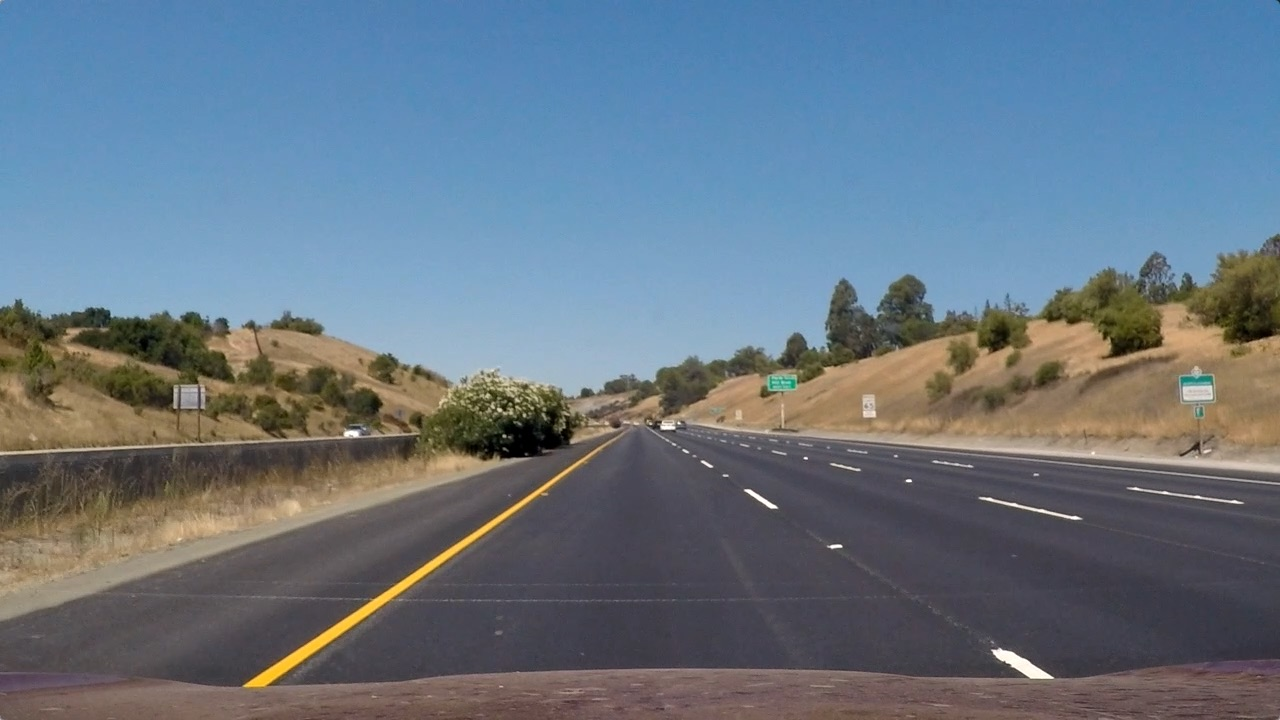
#> input picture CarND-Advanced-Lane-Lines/test_images/straight_lines1.jpg, 1280 x 720 px
$ python -i binary.py   (imports and definitions only)   (older library calls are emulated)
#> lines starting #> are read from the running program, lines starting #| are printed output that depends on the picture; after the words box and inside, x2 and y2 are one past the last pixel; in counts of white or black regions, pixels touching at a corner belong together
import os
import cv2
import numpy as np
import matplotlib.image as mpimg

from utils import write_img_pair
from calib import calibrate, undistort

def gen_binary_image(img, hls_thresh=([0, 70, 70], [50, 255, 255]), sx_thresh=(20, 100)):
#> called with hls_thresh = ([0, 70, 70], [50, 255, 255]), sx_thresh = (20, 100)
	binary_result = np.zeros_like(img[:,:,0])

	hls = cv2.cvtColor(img, cv2.COLOR_RGB2HLS)
#> hls: shape (720, 1280, 3); mean of channels 0, 1, 2 85.5, 117, 67
	h_channel = hls[:,:,0]
	l_channel = hls[:,:,1]
	s_channel = hls[:,:,2]
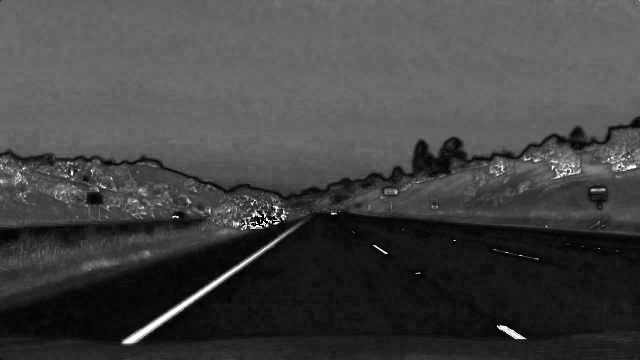
#> s_channel: shape (720, 1280) (shown at 1/2 size); min 0, max 255, mean 67

	# Color thresholding
	color_binary = cv2.inRange(hls, np.array(hls_thresh[0]), np.array(hls_thresh[1]))
#> color_binary: shape (720, 1280); 5.5% white; 912 white regions (808 under 20 px), largest, box (x1, y1, x2, y2) and area: (708, 258, 1280, 429) 19392, (243, 446, 603, 690) 4972, (1055, 400, 1280, 445) 3691
	color_binary[color_binary == 255] = 1
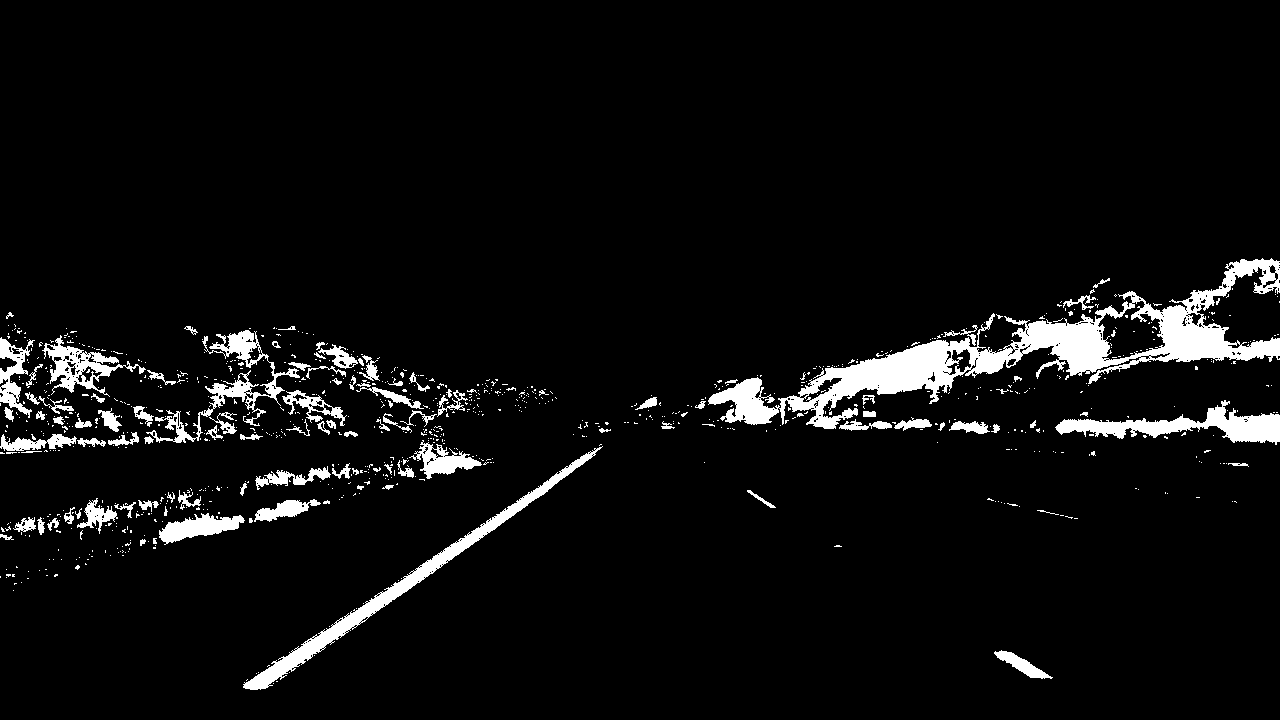
#> color_binary: shape (720, 1280); values 0 (black) and 1 (white), 5.5% white; 912 white regions (808 under 20 px), largest, box (x1, y1, x2, y2) and area: (708, 258, 1280, 429) 19392, (243, 446, 603, 690) 4972, (1055, 400, 1280, 445) 3691

	# Apply Sobel gradient along X
	sobelx = cv2.Sobel(l_channel, cv2.CV_64F, 1, 0)
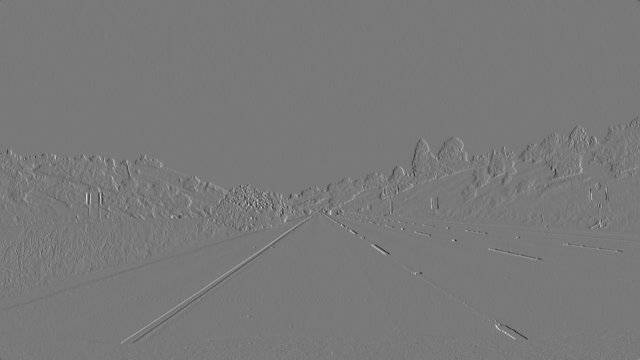
#> sobelx: shape (720, 1280) float64 (shown at 1/2 size); min -605, max 667, mean -0.1; drawn with min black and max white
	abs_sobelx = np.absolute(sobelx)
	scaled_sobel = np.uint8(255*abs_sobelx/np.max(abs_sobelx))
	sxbinary = np.zeros_like(scaled_sobel)
	sxbinary[(scaled_sobel >= sx_thresh[0]) & (scaled_sobel <= sx_thresh[1])] = 1

	# Combine results
	binary_result = np.logical_or(color_binary, sxbinary)
#> binary_result: shape (720, 1280) bool; 8.8% white; 2234 white regions (1998 under 20 px), largest, box (x1, y1, x2, y2) and area: (685, 250, 1280, 429) 22977, (146, 316, 383, 445) 6997, (241, 431, 626, 690) 5419
	binary_result = binary_result.astype(np.uint8)
	color_binary_result = np.dstack(( np.zeros_like(sxbinary), sxbinary, color_binary)) * 255
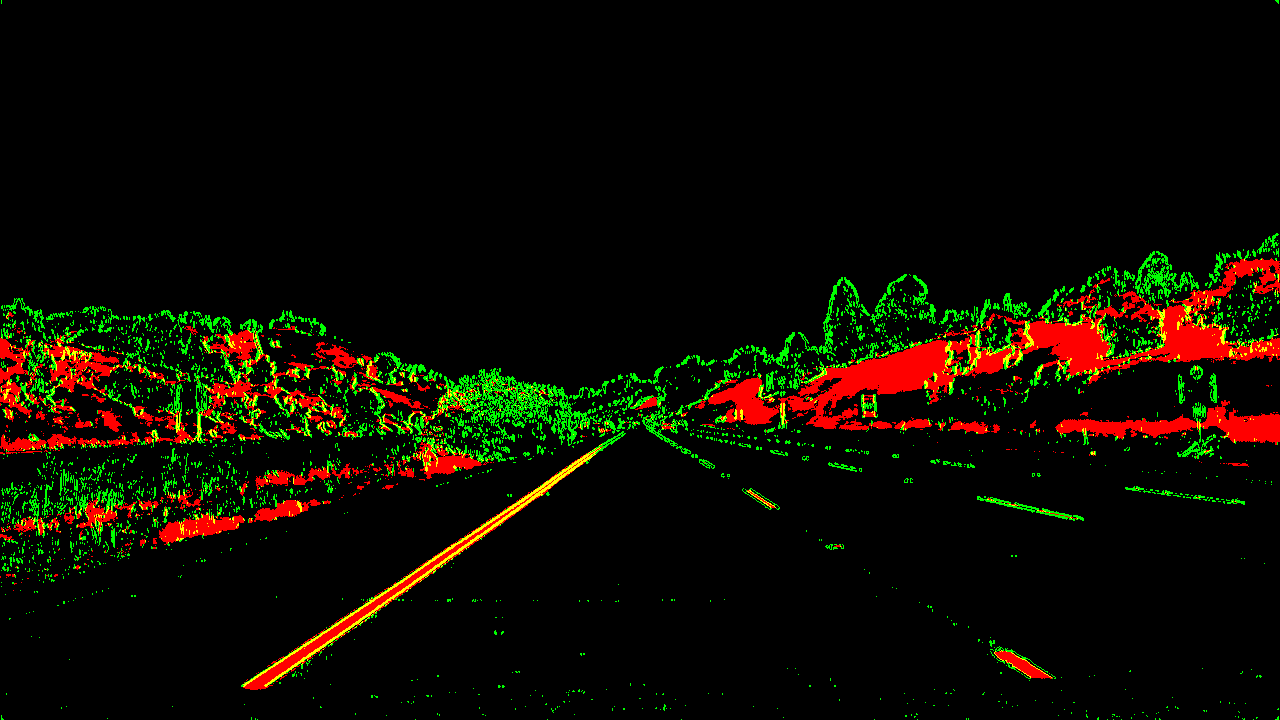
#> color_binary_result: shape (720, 1280, 3); mean of channels 0, 1, 2 0, 10.7, 13.9; drawn as B, G, R

	return binary_result, color_binary_result

# [17 lines not run here, left out]

>>> import cv2
>>> picture = cv2.cvtColor(cv2.imread('test_images/straight_lines1.jpg'), cv2.COLOR_BGR2RGB)
>>> result = gen_binary_image(picture)

$ run again, on CarND-Advanced-Lane-Lines/test_images/test3.jpg
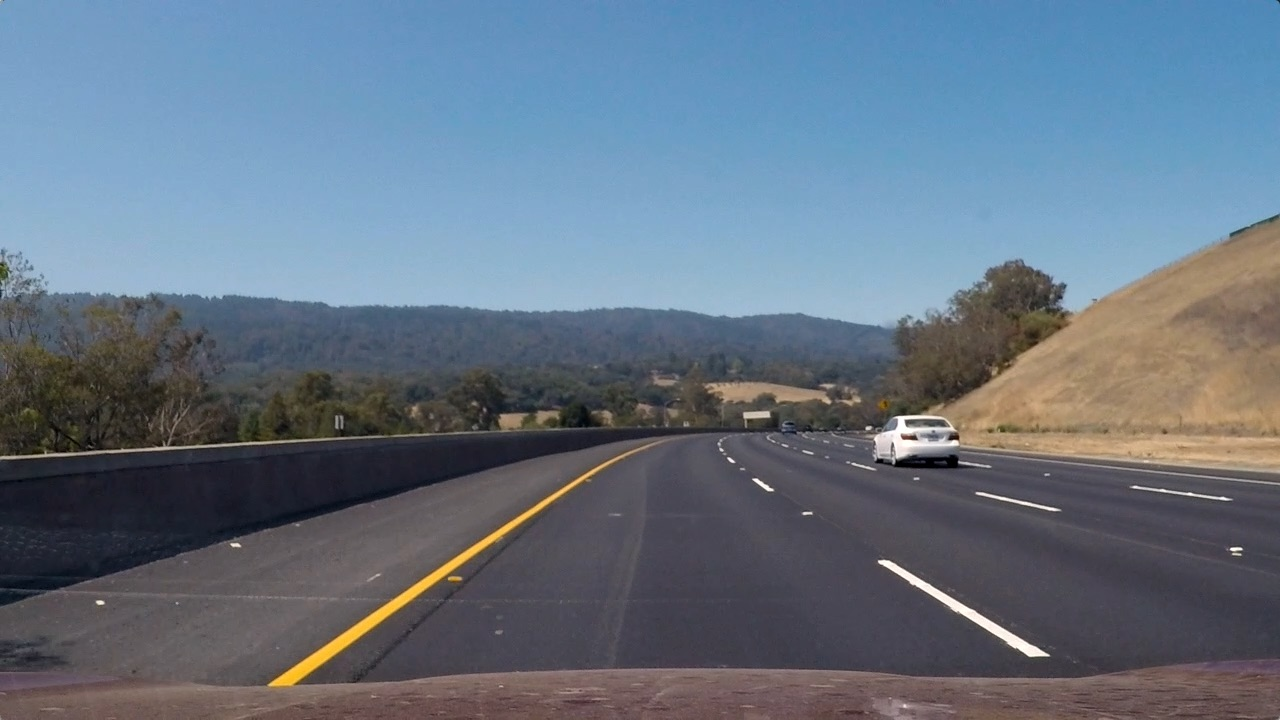
#> input picture CarND-Advanced-Lane-Lines/test_images/test3.jpg, 1280 x 720 px
#> hls: shape (720, 1280, 3); mean of channels 0, 1, 2 94.8, 115.7, 62.1
#> in gen_binary_image, `color_binary[color_binary == 255] = 1`:
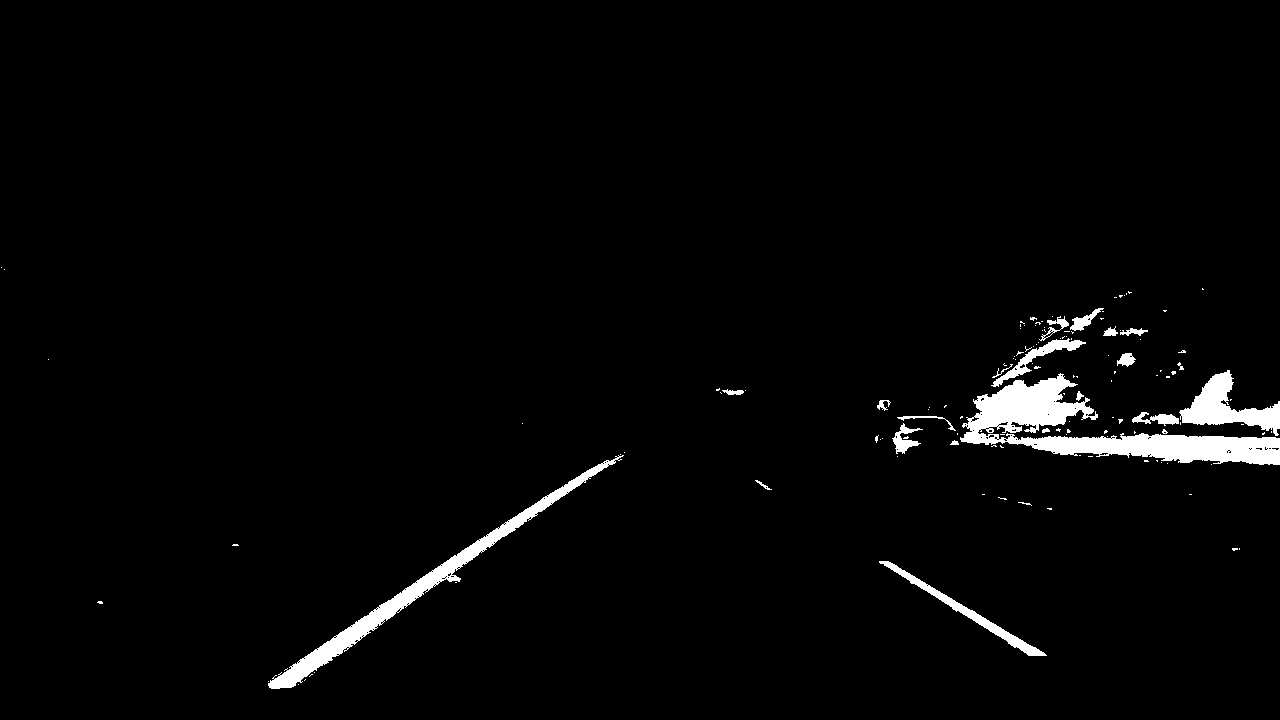
#> color_binary: shape (720, 1280); values 0 (black) and 1 (white), 2.5% white; 131 white regions (109 under 20 px), largest, box (x1, y1, x2, y2) and area: (960, 373, 1280, 465) 10120, (268, 455, 624, 689) 5404, (1179, 370, 1280, 436) 2663
#> binary_result: shape (720, 1280) bool; 4.7% white; 2321 white regions (2148 under 20 px), largest, box (x1, y1, x2, y2) and area: (864, 373, 1280, 468) 11688, (266, 444, 651, 689) 5690, (1129, 370, 1280, 436) 3071
#> in gen_binary_image, `color_binary_result = np.dstack(( np.zeros_like(sxbinary), sxbinary, c..`:
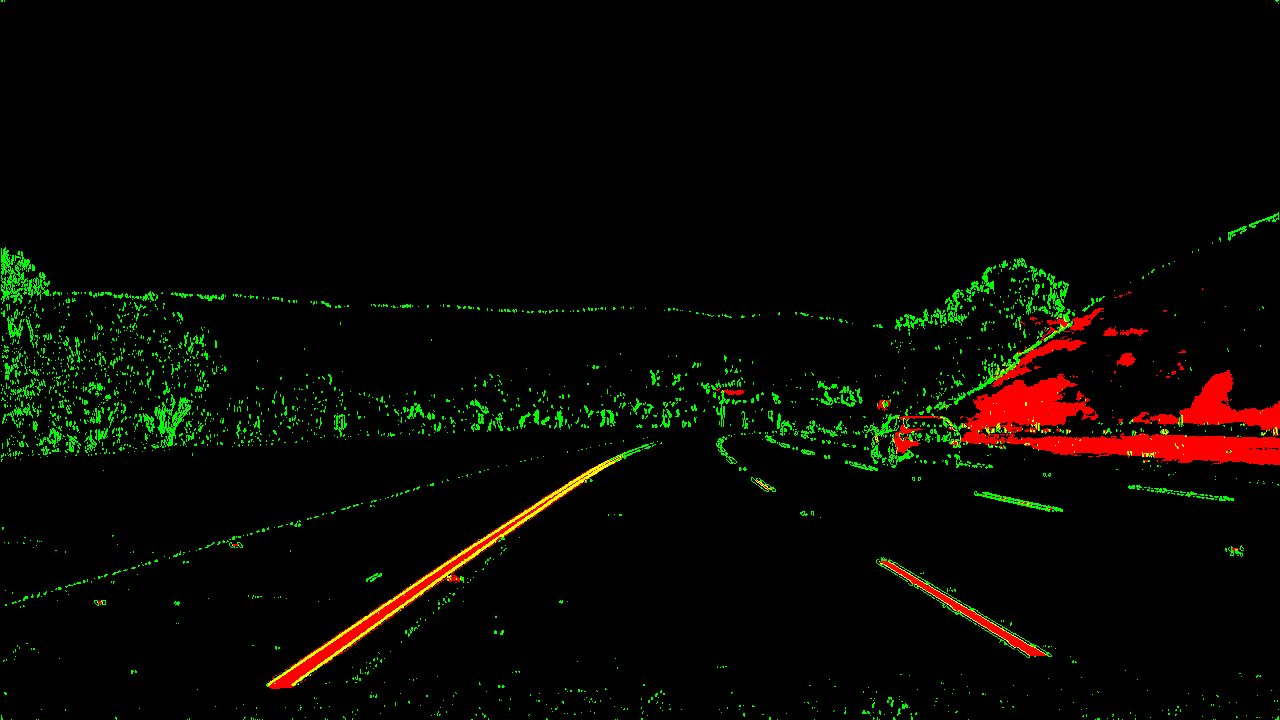
#> color_binary_result: shape (720, 1280, 3); mean of channels 0, 1, 2 0, 6.5, 6.4; drawn as B, G, R

$ run again, on CarND-Advanced-Lane-Lines/test_images/test4.jpg
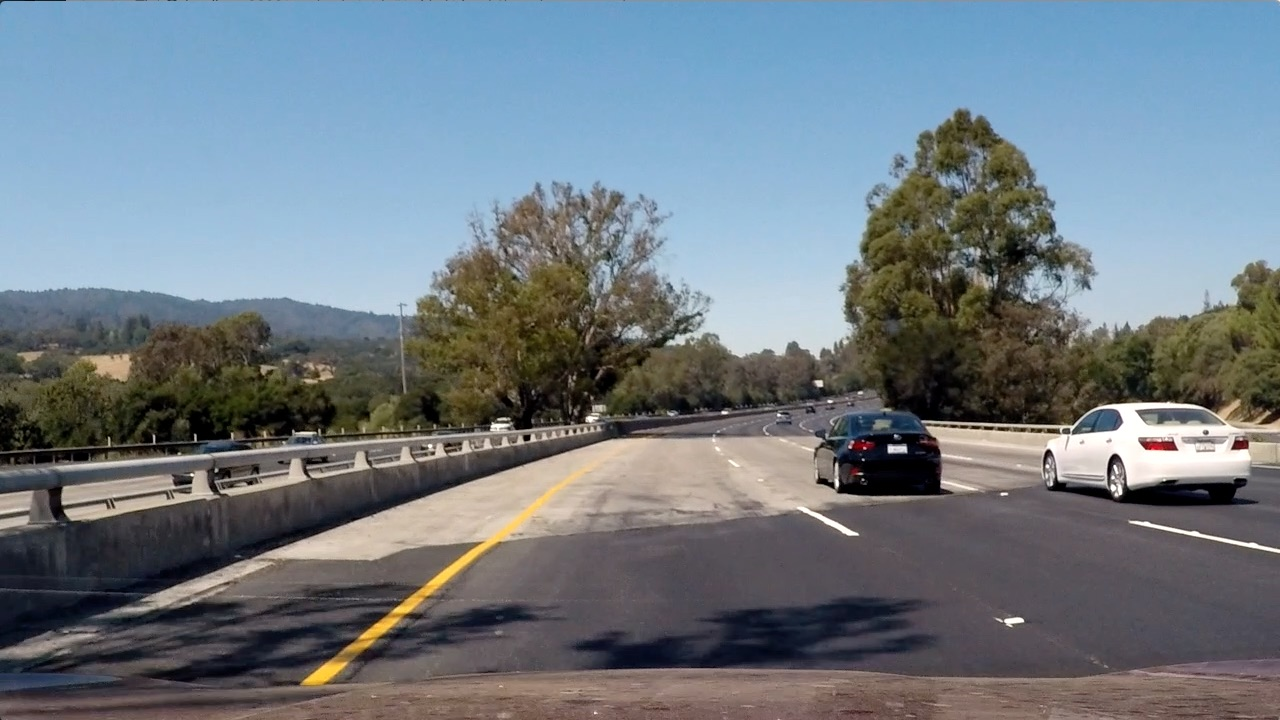
#> input picture CarND-Advanced-Lane-Lines/test_images/test4.jpg, 1280 x 720 px
#> hls: shape (720, 1280, 3); mean of channels 0, 1, 2 80.5, 121.4, 71.8
#> in gen_binary_image, `color_binary[color_binary == 255] = 1`:
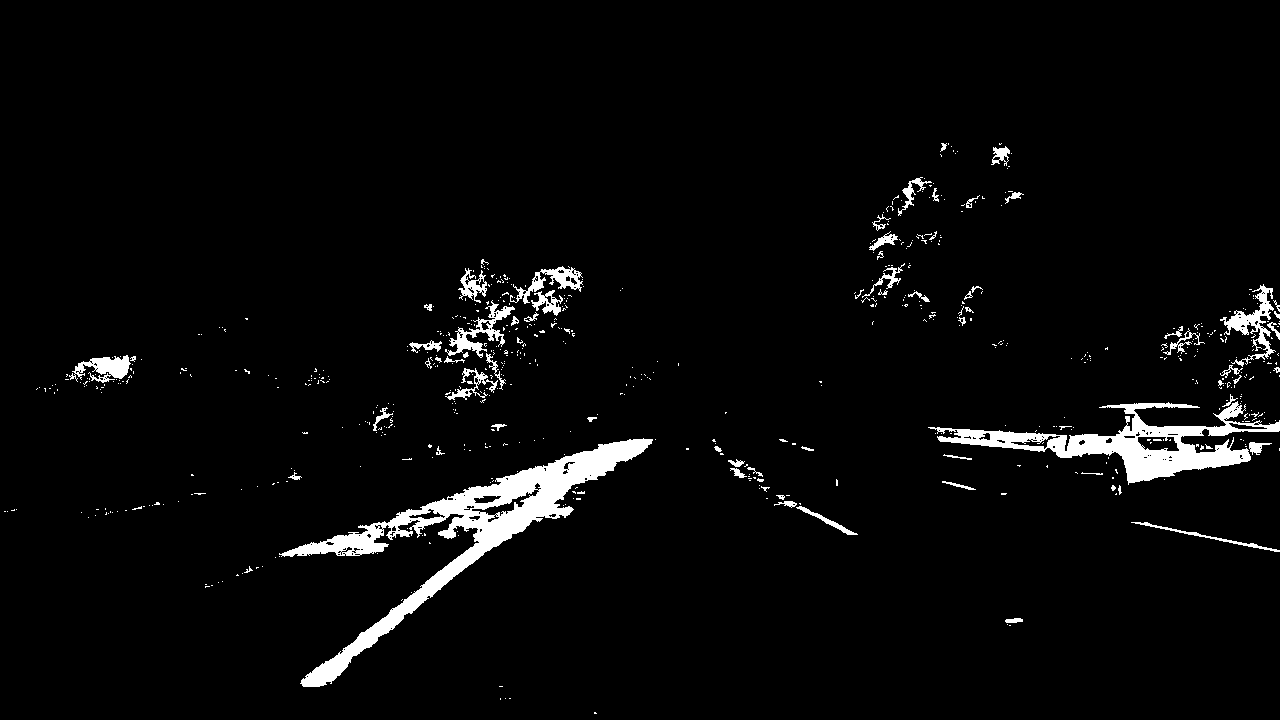
#> color_binary: shape (720, 1280); values 0 (black) and 1 (white), 3.6% white; 646 white regions (575 under 20 px), largest, box (x1, y1, x2, y2) and area: (279, 438, 653, 687) 13731, (928, 401, 1280, 485) 8206, (1220, 284, 1276, 367) 1241
#> binary_result: shape (720, 1280) bool; 9.6% white; 4110 white regions (3639 under 20 px), largest, box (x1, y1, x2, y2) and area: (279, 437, 653, 687) 14573, (923, 386, 1280, 504) 11376, (508, 189, 644, 351) 4879
#> in gen_binary_image, `color_binary_result = np.dstack(( np.zeros_like(sxbinary), sxbinary, c..`:
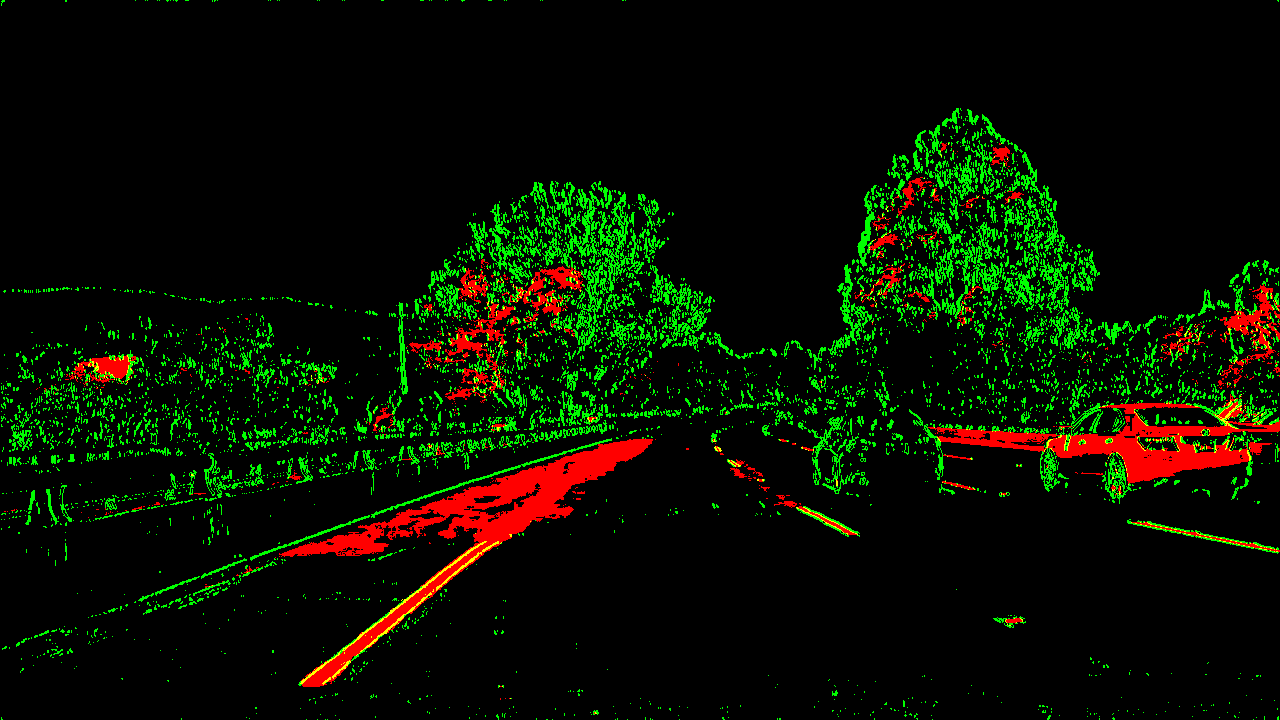
#> color_binary_result: shape (720, 1280, 3); mean of channels 0, 1, 2 0, 16.1, 9.2; drawn as B, G, R
